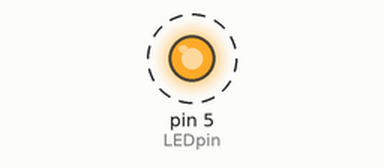
A sketch run on a simulated Arduino Uno, built with avr-gcc and run on an emulated ATmega328P. Parts: output pins drawn as LEDs (lit = HIGH). Dashed ring = blinking.

Above: at 0.5 s.
Timing chart, 0 to 4.6 s (numbered marks = the images above):
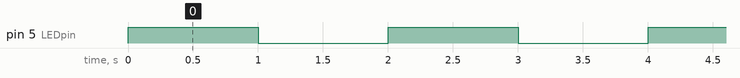

Measured:
- by itself, pin 5 (LEDpin): alternates HIGH for 1.0 s and LOW for 1.0 s

The sketch:

Arduino_Basic_Workshop_-_LEDsimplify.ino
```cpp
#define LEDpin 5

void setup() {
  // put your setup code here, to run once:
  pinMode (LEDpin, OUTPUT);
}

void loop() {
  // put your main code here, to run repeatedly:
  blinkLED (LEDpin);
}

void blinkLED (int pin) {
  digitalWrite(pin, HIGH);
  delay(1000);
  digitalWrite(pin, LOW);
  delay(1000);
}
```
